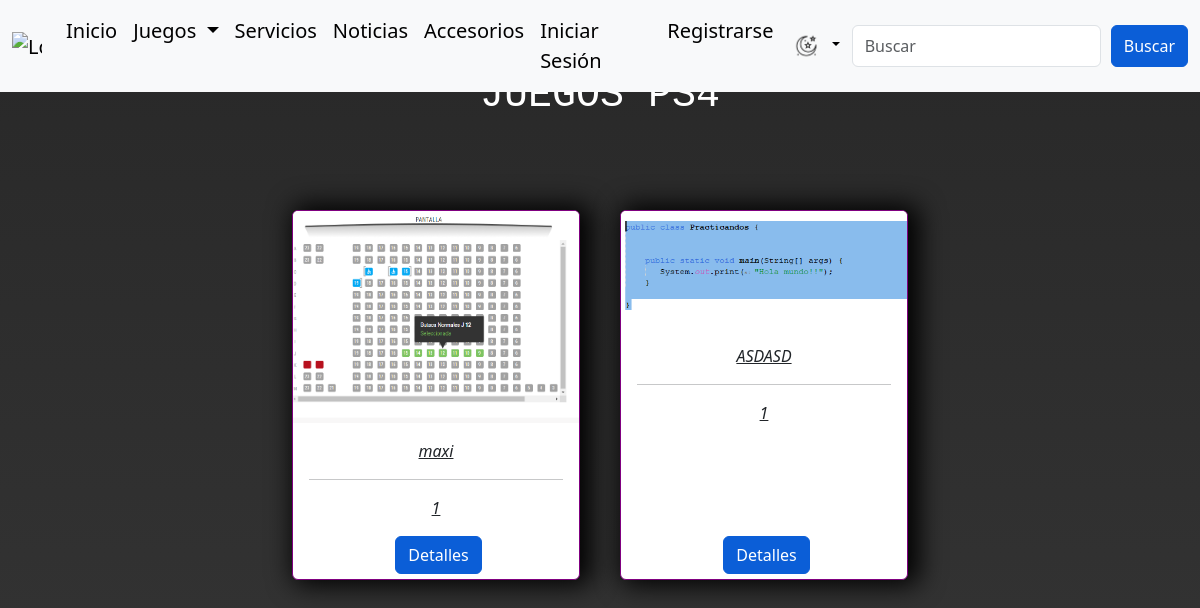
The page /cliente/ps4 on the database its author committed.
### cliente/models.py (models this page shows, shortened)
class Juegos(models.Model):
    idjuego=models.AutoField(primary_key=True)
    nombre=models.CharField(max_length=100)
    puntuacion=models.CharField(max_length=2)
    precio=models.CharField(max_length=20)
    imagen=models.ImageField( upload_to="cliente", null=False)
    id_categoria = models.ForeignKey('Categoria_juegos',on_delete=models.CASCADE, db_column='idcategoria')

### cliente/views.py (the view)
# urls.py: path('ps4',views.ps4, name='ps4'),
def ps4(request):
    juegoss=Juegos.objects.all()
    context={'juegoss':juegoss}
    return render(request, 'cliente/Categorias/ps4.html', context)

### cliente/templates/cliente/Categorias/ps4.html (shortened to what this page needs)
{% extends 'cliente/home.html' %}
{% load static %}
{% block css %}
<link rel="stylesheet" href="{% static  'cliente/css/juegos.css'%}">
{% endblock %}
{% block contenido %}
<H1 class="titulo">JUEGOS PS4</H1>
<div class="juntar">
    {% for juegos in juegoss %}
    {%if juegos.id_categoria.idcategoria == '2' %}
    <div class="card mr-3" style="width: 18rem;">
        <img loading="lazy" src="{{juegos.imagen.url}} " class="card-img-top" alt="...">
        <div class="card-body">
            <p class="card-text">{{juegos.nombre}}</p>
            <hr>
            <p class="card-text">{{juegos.puntuacion}}</p>
        </div>
        <div class="option-shop">
            <button type="button" class="btn btn-primary">Detalles</button>
        </div>
    </div>
    {% endif %}
{% endfor%}
</div>
{% endblock %}

### cliente/static/cliente/css/juegos.css (style rules this page uses)
body { background: linear-gradient(rgb(40, 40, 40), rgb(56, 56, 56));; }
.btn-primary { margin-left: 5px; margin-bottom: 5px; }
.btn { color: white; background-color: #0b5ed7; border-color: #0b5ed7; }
.juntar { display: flex; justify-content: center; flex-wrap: wrap; }
.card-text { font-style: italic; text-decoration: underline; text-align: center; }
.option-shop { text-align: center; }
.card { --bs-card-border-width: 0px; -webkit-box-shadow: 6px 0px 26px 5px rgba(0,0,0,1); -moz-box-shadow: 6px 0px 26px 5px rgba(0,0,0,1); box-shadow: 6px 0px 26px 5px rgba(0,0,0,1); box-sizing: border-box; border: 1px solid purple; margin: 5% 20px; max-width: 100%; max-height: 100%; transition: 1.5s ease; -moz-transition: 1.5s ease; -webkit-transition: 1.5s ease; -o-transition: 1.5s ease; }
.titulo { text-align: center; margin: 6%; font-family:monospace ; color: #fff; margin-bottom: 30px; }
html { min-height: 100%; position: relative; }
body { margin: 0; margin-bottom: 40px; }
.btn-primary { margin-bottom: 5px; }

### rows shown on the page
Juegos: imagen (picture), nombre "maxi", puntuacion "1"
Juegos: imagen (picture), nombre "ASDASD", puntuacion "1"
